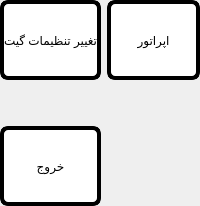
     <widget class="QWidget" name="tabMain">
      <property name="styleSheet">
       <string notr="true"/>
      </property>
      <attribute name="title">
       <string/>
      </attribute>
      <layout class="QGridLayout" name="gridLayout_2">
       <property name="leftMargin">
        <number>0</number>
       </property>
       <property name="topMargin">
        <number>0</number>
       </property>
       <property name="rightMargin">
        <number>0</number>
       </property>
       <property name="bottomMargin">
        <number>0</number>
       </property>
       <item row="2" column="0">
        <widget class="QPushButton" name="btnExitPanel">
         <property name="sizePolicy">
          <sizepolicy hsizetype="Preferred" vsizetype="Preferred">
           <horstretch>0</horstretch>
           <verstretch>0</verstretch>
          </sizepolicy>
         </property>
         <property name="minimumSize">
          <size>
           <width>0</width>
           <height>80</height>
          </size>
         </property>
         <property name="maximumSize">
          <size>
           <width>16777215</width>
           <height>80</height>
          </size>
         </property>
         <property name="styleSheet">
          <string notr="true">border: 4px solid black;
border-radius: 8px;
background-color: rgb(255, 255, 255);</string>
         </property>
         <property name="text">
          <string>خروج</string>
         </property>
        </widget>
       </item>
       <item row="0" column="1">
        <widget class="QPushButton" name="btnOperator">
         <property name="sizePolicy">
          <sizepolicy hsizetype="Preferred" vsizetype="Preferred">
           <horstretch>0</horstretch>
           <verstretch>0</verstretch>
          </sizepolicy>
         </property>
         <property name="minimumSize">
          <size>
           <width>0</width>
           <height>80</height>
          </size>
         </property>
         <property name="maximumSize">
          <size>
           <width>16777215</width>
           <height>80</height>
          </size>
         </property>
         <property name="styleSheet">
          <string notr="true">border: 4px solid black;
border-radius: 8px;
background-color: rgb(255, 255, 255);</string>
         </property>
         <property name="text">
          <string>اپراتور</string>
         </property>
        </widget>
       </item>
       <item row="0" column="0">
        <widget class="QPushButton" name="btnGateMode">
         <property name="sizePolicy">
          <sizepolicy hsizetype="Preferred" vsizetype="Preferred">
           <horstretch>0</horstretch>
           <verstretch>0</verstretch>
          </sizepolicy>
         </property>
         <property name="minimumSize">
          <size>
           <width>0</width>
           <height>80</height>
          </size>
         </property>
         <property name="maximumSize">
          <size>
           <width>16777215</width>
           <height>80</height>
          </size>
         </property>
         <property name="styleSheet">
          <string notr="true">border: 4px solid black;
border-radius: 8px;
background-color: rgb(255, 255, 255);</string>
         </property>
         <property name="text">
          <string>تغییر تنظیمات گیت</string>
         </property>
        </widget>
       </item>
       <item row="1" column="0">
        <spacer name="verticalSpacer_3">
         <property name="orientation">
          <enum>Qt::Vertical</enum>
         </property>
         <property name="sizeHint" stdset="0">
          <size>
           <width>20</width>
           <height>40</height>
          </size>
         </property>
        </spacer>
       </item>
      </layout>
     </widget>
